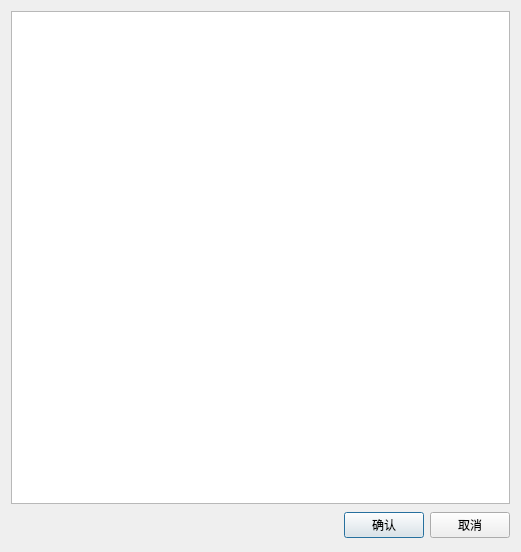
<?xml version="1.0" encoding="UTF-8"?>
<ui version="4.0">
 <class>DPCPointImportDialog</class>
 <widget class="QDialog" name="DPCPointImportDialog">
  <property name="geometry">
   <rect>
    <x>0</x>
    <y>0</y>
    <width>521</width>
    <height>552</height>
   </rect>
  </property>
  <property name="windowTitle">
   <string>导入遥控</string>
  </property>
  <layout class="QGridLayout" name="gridLayout">
   <item row="0" column="0">
    <widget class="QTreeView" name="treeView">
     <property name="cursor" stdset="0">
      <cursorShape>ArrowCursor</cursorShape>
     </property>
     <property name="styleSheet">
      <string notr="true"/>
     </property>
    </widget>
   </item>
   <item row="1" column="0">
    <layout class="QHBoxLayout" name="_2">
     <property name="spacing">
      <number>6</number>
     </property>
     <property name="margin">
      <number>0</number>
     </property>
     <item>
      <spacer>
       <property name="orientation">
        <enum>Qt::Horizontal</enum>
       </property>
       <property name="sizeHint" stdset="0">
        <size>
         <width>131</width>
         <height>31</height>
        </size>
       </property>
      </spacer>
     </item>
     <item>
      <widget class="QPushButton" name="okButton">
       <property name="text">
        <string>确认</string>
       </property>
      </widget>
     </item>
     <item>
      <widget class="QPushButton" name="cancelButton">
       <property name="text">
        <string>取消</string>
       </property>
      </widget>
     </item>
    </layout>
   </item>
  </layout>
 </widget>
 <resources/>
 <connections>
  <connection>
   <sender>okButton</sender>
   <signal>clicked()</signal>
   <receiver>DPCPointImportDialog</receiver>
   <slot>accept()</slot>
   <hints>
    <hint type="sourcelabel">
     <x>363</x>
     <y>523</y>
    </hint>
    <hint type="destinationlabel">
     <x>260</x>
     <y>275</y>
    </hint>
   </hints>
  </connection>
  <connection>
   <sender>cancelButton</sender>
   <signal>clicked()</signal>
   <receiver>DPCPointImportDialog</receiver>
   <slot>reject()</slot>
   <hints>
    <hint type="sourcelabel">
     <x>462</x>
     <y>523</y>
    </hint>
    <hint type="destinationlabel">
     <x>260</x>
     <y>275</y>
    </hint>
   </hints>
  </connection>
 </connections>
</ui>
